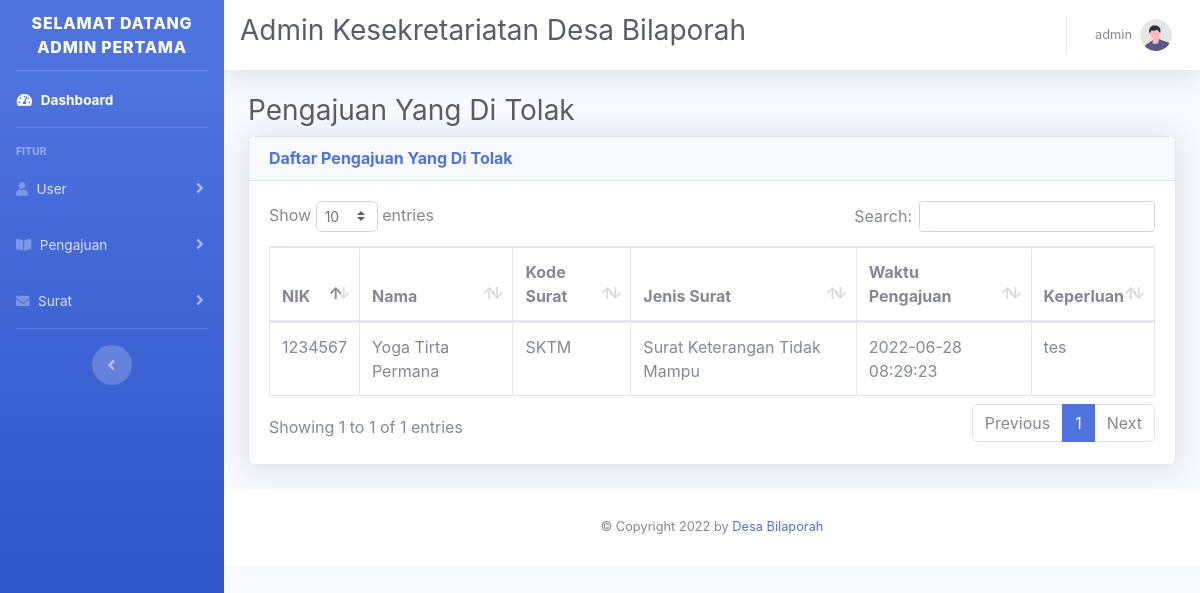
/admin/ditolak.php (signed in), run on an earlier commit of the app's database.
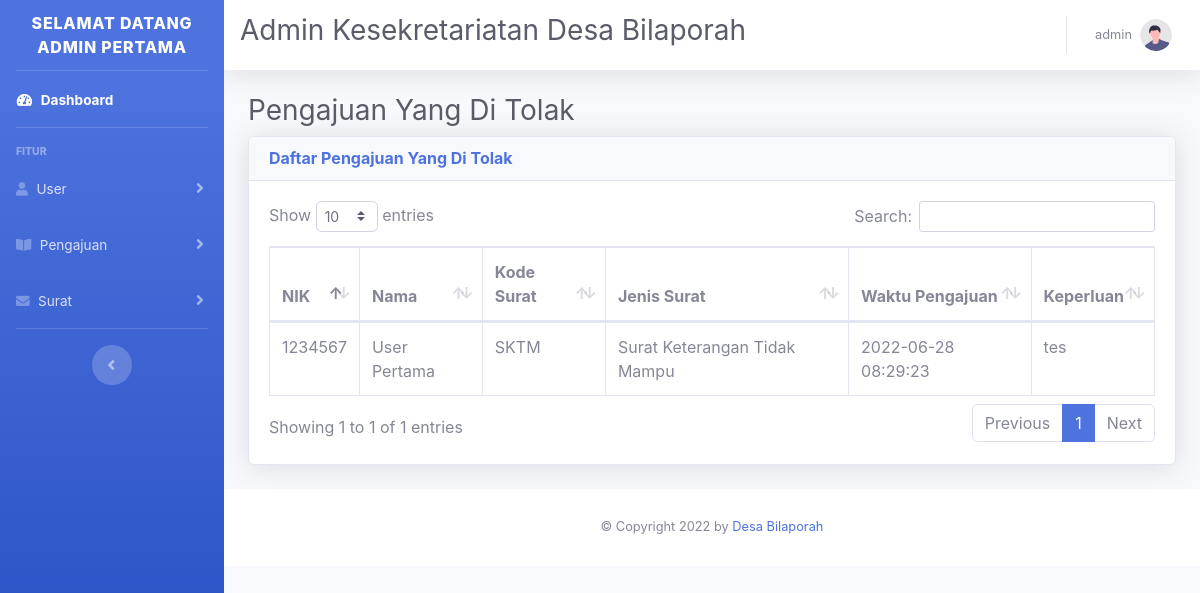
And on a later commit of the database.
### tables this page shows
CREATE TABLE `tb_pengajuan` (
  `id_pengajuan` int(11) NOT NULL,
  `nik` varchar(100) DEFAULT NULL,
  `kode_surat` varchar(5) DEFAULT NULL,
  `tgl_pengajuan` datetime DEFAULT NULL,
  `keperluan` varchar(200) DEFAULT NULL,
  `jenis_pengajuan` varchar(50) DEFAULT NULL,
  `status_pengajuan` enum('Menunggu','Di Terima','Di Tolak','Revisi Di Terima','Revisi Selesai') DEFAULT NULL
);

CREATE TABLE `tb_user` (
  `nik` varchar(100) NOT NULL,
  `username` varchar(100) DEFAULT NULL,
  `password` varchar(100) NOT NULL,
  `nama_user` varchar(100) NOT NULL,
  `tempat_lahir` varchar(100) NOT NULL,
  `tanggal_lahir` varchar(100) NOT NULL,
  `gender` varchar(50) NOT NULL,
  `agama` varchar(50) NOT NULL,
  `alamat` varchar(255) NOT NULL,
  `role_user` enum('Warga','Admin') NOT NULL
);

CREATE TABLE `tb_surat` (
  `kode_surat` char(5) NOT NULL,
  `jenis_surat` varchar(50) NOT NULL,
  `surat_keluar` int(11) NOT NULL
);

### db/data_ditolak.php (the view)
<?php
include "../connect/koneksi.php";
$tb_pengajuan = mysqli_query($koneksi, "SELECT * FROM tb_user INNER JOIN tb_pengajuan USING(nik) INNER JOIN tb_surat USING(kode_surat)");
while ($row = mysqli_fetch_assoc($tb_pengajuan)) :
    if ($row["status_pengajuan"] == "Di Tolak") { ?>
        <tr>
            <td><?= $row["nik"] ?></td>
            <td><?= $row["nama_user"] ?></td>
            <td><?= $row["kode_surat"] ?></td>
            <td><?= $row["jenis_surat"] ?></td>
            <td><?= $row["tgl_pengajuan"] ?></td>
            <td><?= $row["keperluan"] ?></td>
        </tr>
<?php
    }
endwhile;
?>

What changed in the data, as far as the page shows it:
changed through a linked row, tb_pengajuan "SKTM": nik.nama_user "Yoga Tirta Permana" → "User Pertama"
